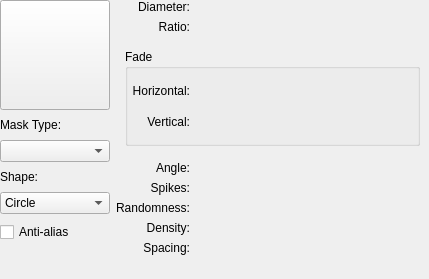
<?xml version="1.0" encoding="UTF-8"?>
<ui version="4.0">
 <class>KisWdgAutobrush</class>
 <widget class="QWidget" name="KisWdgAutobrush">
  <property name="geometry">
   <rect>
    <x>0</x>
    <y>0</y>
    <width>429</width>
    <height>279</height>
   </rect>
  </property>
  <property name="minimumSize">
   <size>
    <width>0</width>
    <height>0</height>
   </size>
  </property>
  <layout class="QGridLayout" name="gridLayout_3" columnstretch="0,1">
   <property name="leftMargin">
    <number>0</number>
   </property>
   <property name="topMargin">
    <number>0</number>
   </property>
   <property name="rightMargin">
    <number>0</number>
   </property>
   <property name="bottomMargin">
    <number>0</number>
   </property>
   <item row="0" column="0">
    <layout class="QVBoxLayout">
     <property name="spacing">
      <number>8</number>
     </property>
     <item>
      <widget class="QToolButton" name="brushPreview">
       <property name="sizePolicy">
        <sizepolicy hsizetype="Maximum" vsizetype="Maximum">
         <horstretch>110</horstretch>
         <verstretch>110</verstretch>
        </sizepolicy>
       </property>
       <property name="minimumSize">
        <size>
         <width>110</width>
         <height>110</height>
        </size>
       </property>
       <property name="text">
        <string/>
       </property>
      </widget>
     </item>
     <item>
      <widget class="QLabel" name="label_9">
       <property name="sizePolicy">
        <sizepolicy hsizetype="Preferred" vsizetype="Fixed">
         <horstretch>0</horstretch>
         <verstretch>0</verstretch>
        </sizepolicy>
       </property>
       <property name="text">
        <string>Mask Type:</string>
       </property>
      </widget>
     </item>
     <item>
      <widget class="QComboBox" name="comboBoxMaskType"/>
     </item>
     <item>
      <widget class="QLabel" name="label_10">
       <property name="sizePolicy">
        <sizepolicy hsizetype="Preferred" vsizetype="Fixed">
         <horstretch>0</horstretch>
         <verstretch>0</verstretch>
        </sizepolicy>
       </property>
       <property name="text">
        <string>Shape:</string>
       </property>
      </widget>
     </item>
     <item>
      <widget class="QComboBox" name="comboBoxShape">
       <property name="focusPolicy">
        <enum>Qt::ClickFocus</enum>
       </property>
       <item>
        <property name="text">
         <string>Circle</string>
        </property>
       </item>
       <item>
        <property name="text">
         <string>Square</string>
        </property>
       </item>
      </widget>
     </item>
     <item>
      <widget class="QCheckBox" name="btnAntialiasing">
       <property name="toolTip">
        <string>The border of the brush will be smoothed to avoid aliasing</string>
       </property>
       <property name="text">
        <string>Anti-alias</string>
       </property>
      </widget>
     </item>
     <item>
      <spacer name="spacer4">
       <property name="orientation">
        <enum>Qt::Vertical</enum>
       </property>
       <property name="sizeType">
        <enum>QSizePolicy::Expanding</enum>
       </property>
       <property name="sizeHint" stdset="0">
        <size>
         <width>20</width>
         <height>13</height>
        </size>
       </property>
      </spacer>
     </item>
    </layout>
   </item>
   <item row="1" column="1">
    <spacer name="verticalSpacer">
     <property name="orientation">
      <enum>Qt::Vertical</enum>
     </property>
     <property name="sizeType">
      <enum>QSizePolicy::Expanding</enum>
     </property>
     <property name="sizeHint" stdset="0">
      <size>
       <width>20</width>
       <height>17</height>
      </size>
     </property>
    </spacer>
   </item>
   <item row="0" column="1">
    <layout class="QGridLayout" name="gridLayout_2" columnstretch="0,0,1">
     <item row="0" column="1" colspan="2">
      <widget class="KisDoubleSliderSpinBox" name="inputRadius">
       <property name="minimumSize">
        <size>
         <width>200</width>
         <height>0</height>
        </size>
       </property>
      </widget>
     </item>
     <item row="3" column="0">
      <widget class="QLabel" name="label_3">
       <property name="text">
        <string>Angle:</string>
       </property>
       <property name="alignment">
        <set>Qt::AlignRight|Qt::AlignTrailing|Qt::AlignVCenter</set>
       </property>
      </widget>
     </item>
     <item row="0" column="0">
      <widget class="QLabel" name="label_4">
       <property name="text">
        <string>Diameter:</string>
       </property>
       <property name="alignment">
        <set>Qt::AlignRight|Qt::AlignTrailing|Qt::AlignVCenter</set>
       </property>
      </widget>
     </item>
     <item row="1" column="0">
      <widget class="QLabel" name="label_5">
       <property name="text">
        <string>Ratio:</string>
       </property>
       <property name="alignment">
        <set>Qt::AlignRight|Qt::AlignTrailing|Qt::AlignVCenter</set>
       </property>
      </widget>
     </item>
     <item row="1" column="1" colspan="2">
      <widget class="KisDoubleSliderSpinBox" name="inputRatio"/>
     </item>
     <item row="2" column="0" colspan="3">
      <widget class="QStackedWidget" name="stackedWidget">
       <property name="sizePolicy">
        <sizepolicy hsizetype="Preferred" vsizetype="Preferred">
         <horstretch>0</horstretch>
         <verstretch>0</verstretch>
        </sizepolicy>
       </property>
       <property name="minimumSize">
        <size>
         <width>0</width>
         <height>0</height>
        </size>
       </property>
       <property name="currentIndex">
        <number>0</number>
       </property>
       <widget class="QWidget" name="PageFade">
        <layout class="QGridLayout" name="gridLayout_5">
         <item row="0" column="0">
          <widget class="QGroupBox" name="grpFade_2">
           <property name="sizePolicy">
            <sizepolicy hsizetype="Preferred" vsizetype="Preferred">
             <horstretch>0</horstretch>
             <verstretch>0</verstretch>
            </sizepolicy>
           </property>
           <property name="maximumSize">
            <size>
             <width>1024</width>
             <height>1024</height>
            </size>
           </property>
           <property name="title">
            <string>Fade</string>
           </property>
           <layout class="QVBoxLayout" name="verticalLayout_2">
            <property name="leftMargin">
             <number>4</number>
            </property>
            <item>
             <layout class="QGridLayout" name="gridLayout" columnstretch="0,1,0">
              <item row="0" column="0">
               <widget class="QLabel" name="label_6">
                <property name="text">
                 <string>Horizontal:</string>
                </property>
                <property name="alignment">
                 <set>Qt::AlignRight|Qt::AlignTrailing|Qt::AlignVCenter</set>
                </property>
               </widget>
              </item>
              <item row="0" column="1">
               <widget class="KisDoubleSliderSpinBox" name="inputHFade"/>
              </item>
              <item row="0" column="2" rowspan="2">
               <widget class="KoAspectButton" name="aspectButton"/>
              </item>
              <item row="1" column="0">
               <widget class="QLabel" name="label_7">
                <property name="text">
                 <string>Vertical:</string>
                </property>
                <property name="alignment">
                 <set>Qt::AlignRight|Qt::AlignTrailing|Qt::AlignVCenter</set>
                </property>
               </widget>
              </item>
              <item row="1" column="1">
               <widget class="KisDoubleSliderSpinBox" name="inputVFade"/>
              </item>
             </layout>
            </item>
           </layout>
          </widget>
         </item>
        </layout>
       </widget>
       <widget class="QWidget" name="PageCurve">
        <layout class="QGridLayout" name="gridLayout_6">
         <item row="0" column="0">
          <widget class="KisCurveWidget" name="softnessCurve"/>
         </item>
        </layout>
       </widget>
      </widget>
     </item>
     <item row="5" column="0">
      <widget class="QLabel" name="label_randomness">
       <property name="text">
        <string>Randomness:</string>
       </property>
       <property name="alignment">
        <set>Qt::AlignRight|Qt::AlignTrailing|Qt::AlignVCenter</set>
       </property>
      </widget>
     </item>
     <item row="4" column="0">
      <widget class="QLabel" name="label">
       <property name="text">
        <string>Spikes:</string>
       </property>
       <property name="alignment">
        <set>Qt::AlignRight|Qt::AlignTrailing|Qt::AlignVCenter</set>
       </property>
      </widget>
     </item>
     <item row="3" column="1" colspan="2">
      <widget class="KisSliderSpinBox" name="inputAngle">
       <property name="minimumSize">
        <size>
         <width>200</width>
         <height>0</height>
        </size>
       </property>
      </widget>
     </item>
     <item row="4" column="1" colspan="2">
      <widget class="KisSliderSpinBox" name="inputSpikes"/>
     </item>
     <item row="6" column="1" colspan="2">
      <widget class="KisDoubleSliderSpinBox" name="density"/>
     </item>
     <item row="5" column="1" colspan="2">
      <widget class="KisDoubleSliderSpinBox" name="inputRandomness"/>
     </item>
     <item row="6" column="0">
      <widget class="QLabel" name="label_8">
       <property name="text">
        <string>Density:</string>
       </property>
       <property name="alignment">
        <set>Qt::AlignRight|Qt::AlignTrailing|Qt::AlignVCenter</set>
       </property>
      </widget>
     </item>
     <item row="7" column="1" colspan="2">
      <widget class="KisSpacingSelectionWidget" name="spacingWidget"/>
     </item>
     <item row="7" column="0">
      <widget class="QLabel" name="label_11">
       <property name="text">
        <string>Spacing:</string>
       </property>
       <property name="alignment">
        <set>Qt::AlignRight|Qt::AlignTrailing|Qt::AlignVCenter</set>
       </property>
      </widget>
     </item>
    </layout>
   </item>
  </layout>
 </widget>
 <customwidgets>
  <customwidget>
   <class>KoAspectButton</class>
   <extends>QWidget</extends>
   <header>KoAspectButton.h</header>
   <container>1</container>
  </customwidget>
  <customwidget>
   <class>KisDoubleSliderSpinBox</class>
   <extends>QWidget</extends>
   <header>kis_slider_spin_box.h</header>
   <container>1</container>
  </customwidget>
  <customwidget>
   <class>KisSliderSpinBox</class>
   <extends>QWidget</extends>
   <header>kis_slider_spin_box.h</header>
   <container>1</container>
  </customwidget>
  <customwidget>
   <class>KisCurveWidget</class>
   <extends>QWidget</extends>
   <header>widgets/kis_curve_widget.h</header>
   <container>1</container>
  </customwidget>
  <customwidget>
   <class>KisSpacingSelectionWidget</class>
   <extends>QWidget</extends>
   <header>kis_spacing_selection_widget.h</header>
   <container>1</container>
  </customwidget>
 </customwidgets>
 <resources/>
 <connections/>
</ui>
